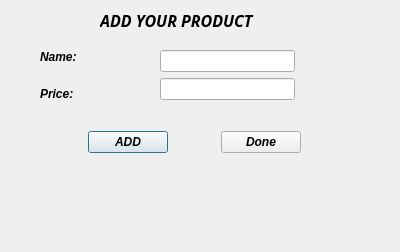
<?xml version="1.0" encoding="UTF-8"?>
<ui version="4.0">
 <class>Dialog</class>
 <widget class="QDialog" name="Dialog">
  <property name="geometry">
   <rect>
    <x>0</x>
    <y>0</y>
    <width>400</width>
    <height>252</height>
   </rect>
  </property>
  <property name="font">
   <font>
    <family>Segoe UI</family>
    <weight>75</weight>
    <italic>true</italic>
    <bold>true</bold>
   </font>
  </property>
  <property name="windowTitle">
   <string>Dialog</string>
  </property>
  <widget class="QLabel" name="label_3">
   <property name="geometry">
    <rect>
     <x>100</x>
     <y>10</y>
     <width>251</width>
     <height>20</height>
    </rect>
   </property>
   <property name="font">
    <font>
     <family>Segoe UI Black</family>
     <pointsize>12</pointsize>
    </font>
   </property>
   <property name="text">
    <string>ADD YOUR PRODUCT</string>
   </property>
  </widget>
  <widget class="QWidget" name="">
   <property name="geometry">
    <rect>
     <x>40</x>
     <y>50</y>
     <width>121</width>
     <height>51</height>
    </rect>
   </property>
   <layout class="QVBoxLayout" name="verticalLayout">
    <item>
     <widget class="QLabel" name="label">
      <property name="text">
       <string>Name:</string>
      </property>
     </widget>
    </item>
    <item>
     <spacer name="verticalSpacer">
      <property name="orientation">
       <enum>Qt::Vertical</enum>
      </property>
      <property name="sizeHint" stdset="0">
       <size>
        <width>20</width>
        <height>40</height>
       </size>
      </property>
     </spacer>
    </item>
    <item>
     <widget class="QLabel" name="label_2">
      <property name="text">
       <string>Price:</string>
      </property>
     </widget>
    </item>
   </layout>
  </widget>
  <widget class="QWidget" name="">
   <property name="geometry">
    <rect>
     <x>160</x>
     <y>50</y>
     <width>135</width>
     <height>51</height>
    </rect>
   </property>
   <layout class="QVBoxLayout" name="verticalLayout_2">
    <item>
     <widget class="QLineEdit" name="lineEditPname"/>
    </item>
    <item>
     <widget class="QLineEdit" name="lineEditPrice"/>
    </item>
   </layout>
  </widget>
  <widget class="QWidget" name="">
   <property name="geometry">
    <rect>
     <x>40</x>
     <y>130</y>
     <width>261</width>
     <height>25</height>
    </rect>
   </property>
   <layout class="QHBoxLayout" name="horizontalLayout">
    <item>
     <spacer name="horizontalSpacer">
      <property name="orientation">
       <enum>Qt::Horizontal</enum>
      </property>
      <property name="sizeHint" stdset="0">
       <size>
        <width>40</width>
        <height>20</height>
       </size>
      </property>
     </spacer>
    </item>
    <item>
     <widget class="QPushButton" name="pushButtonAdd">
      <property name="text">
       <string>ADD</string>
      </property>
     </widget>
    </item>
    <item>
     <spacer name="horizontalSpacer_2">
      <property name="orientation">
       <enum>Qt::Horizontal</enum>
      </property>
      <property name="sizeHint" stdset="0">
       <size>
        <width>40</width>
        <height>20</height>
       </size>
      </property>
     </spacer>
    </item>
    <item>
     <widget class="QPushButton" name="pushButtonDone">
      <property name="text">
       <string>Done</string>
      </property>
     </widget>
    </item>
   </layout>
  </widget>
 </widget>
 <resources/>
 <connections/>
</ui>
